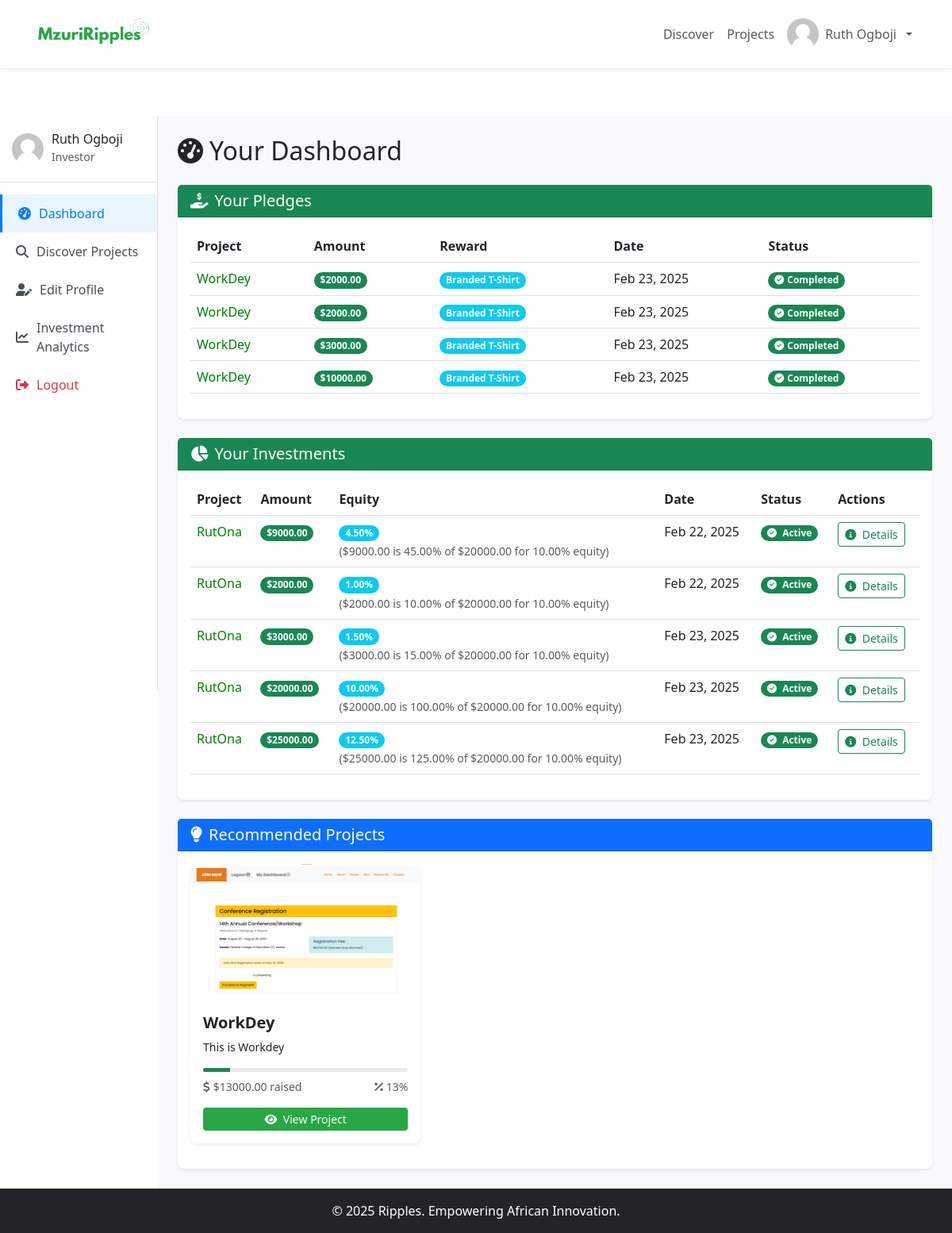
The app's page /dashboard/ (signed in), older data.
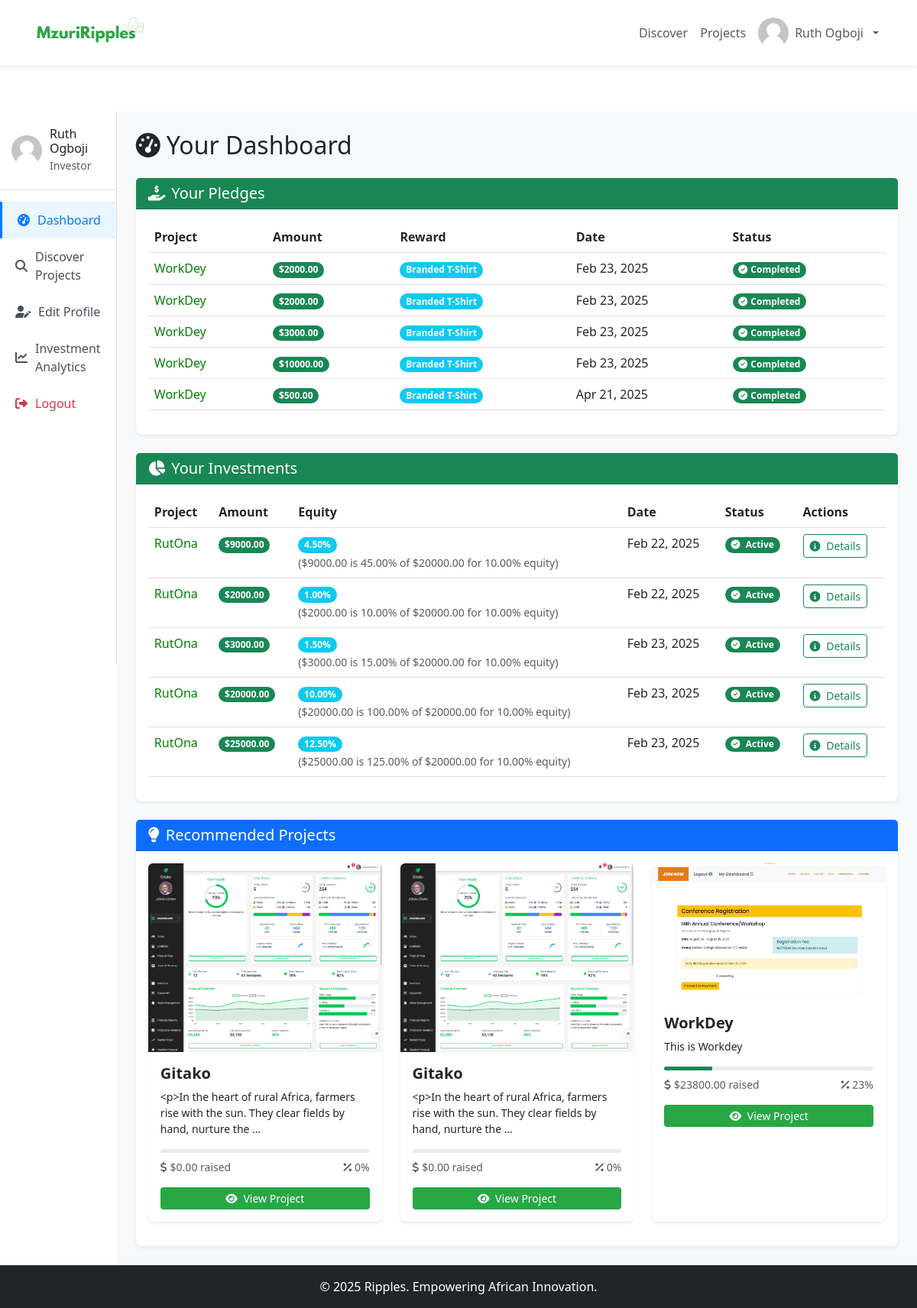
The same page, newer data.
### projects/models.py (models this page shows, shortened)
class Pledge(models.Model):
    project = models.ForeignKey(Project, on_delete=models.CASCADE, related_name='pledges')
    backer = models.ForeignKey(settings.AUTH_USER_MODEL, on_delete=models.CASCADE)
    amount = models.DecimalField(max_digits=10, decimal_places=2)
    reward = models.ForeignKey(Reward, on_delete=models.SET_NULL, null=True, blank=True)
    pledged_at = models.DateTimeField(auto_now_add=True)

class Project(models.Model):
    title = models.CharField(max_length=200)
    description = RichTextField()  # Changed from TextField to RichTextField
    funding_goal = models.DecimalField(max_digits=10, decimal_places=2)
    amount_raised = models.DecimalField(max_digits=10, decimal_places=2, default=0)
    total_investment_raised = models.DecimalField(max_digits=10, decimal_places=2, default=0)
    created_at = models.DateTimeField(default=timezone.now)
    deadline = models.DateTimeField()
    creator = models.ForeignKey(settings.AUTH_USER_MODEL, on_delete=models.CASCADE, related_name='projects_created')
    image = models.ImageField(upload_to='project_images/')
    category = models.ForeignKey(Category, on_delete=models.SET_NULL, null=True, blank=True)
    funding_type = models.ForeignKey(FundingType, on_delete=models.SET_NULL, null=True)
    location = models.CharField(max_length=100, blank=True, null=True)
    short_description = models.CharField(max_length=255, blank=True, null=True)
    video_url = models.URLField(blank=True, null=True)

class Reward(models.Model):
    project = models.ForeignKey(Project, on_delete=models.CASCADE, related_name='rewards')
    title = models.CharField(max_length=200)
    description = models.TextField()
    amount = models.DecimalField(max_digits=10, decimal_places=2)

class Investment(models.Model):
    STATUS_CHOICES = [
        ('active', 'Active'),
        ('pending', 'Pending'),
        ('completed', 'Completed'),
        ('failed', 'Failed'),
    ]
    project = models.ForeignKey(Project, on_delete=models.CASCADE, related_name='investments')
    investor = models.ForeignKey(settings.AUTH_USER_MODEL, on_delete=models.CASCADE)
    amount = models.DecimalField(max_digits=10, decimal_places=2)
    equity_percentage = models.DecimalField(max_digits=6, decimal_places=2, default=0)
    actual_return = models.DecimalField(max_digits=5, decimal_places=2, null=True)
    terms = models.ForeignKey(InvestmentTerm, on_delete=models.SET_NULL, null=True)
    status = models.CharField(max_length=20, choices=STATUS_CHOICES, default='pending')
    created_at = models.DateTimeField(auto_now_add=True)
    is_counted = models.BooleanField(default=False)
    def save(self, *args, **kwargs):
        try:
            is_new = self.pk is None
            previous_status = None
            if not is_new:
                previous_status = Investment.objects.get(pk=self.pk).status
            if not self.terms and self.project:
                self.terms = self.project.investment_terms.first()
            with transaction.atomic():
                super().save(*args, **kwargs)
                if self.status == 'active' and previous_status != 'active':
                    Project.objects.filter(pk=self.project.pk).update(
                        amount_raised=F('amount_raised') + self.amount,
                        total_investment_raised=F('total_investment_raised') + self.amount
                    )
                elif previous_status == 'active' and self.status != 'active':
                    Project.objects.filter(pk=self.project.pk).update(
                        amount_raised=F('amount_raised') - self.amount,
                        total_investment_raised=F('total_investment_raised') - self.amount
                    )
        except Exception as e:
            raise ValidationError(f"Error saving investment: {str(e)}")

class InvestmentTerm(models.Model):
    project = models.ForeignKey(Project, on_delete=models.CASCADE, related_name='investment_terms')
    equity_offered = models.DecimalField(max_digits=5, decimal_places=2, help_text="Percentage of equity offered")
    minimum_investment = models.DecimalField(max_digits=10, decimal_places=2)
    maximum_investment = models.DecimalField(max_digits=10, decimal_places=2, null=True, blank=True,
                                           help_text="Maximum investment amount allowed (optional)")
    valuation = models.DecimalField(max_digits=10, decimal_places=2, help_text="Project valuation in USD")
    deadline = models.DateTimeField()

### projects/views.py (the view, shortened to what this page needs)
# urls.py: path('dashboard/', views.dashboard, name='dashboard'),
@login_required
def dashboard(request):
    user = request.user
    now = timezone.now()
    context = {
        'now': now,
    }
    pledges = Pledge.objects.filter(backer=user).select_related('project', 'reward')
    context['pledges'] = pledges
    investments = Investment.objects.filter(investor=user).select_related('project', 'terms')
    for investment in investments:
        if not investment.equity_percentage:
            funding_percentage = (investment.amount / investment.project.funding_goal) * 100
            investment.equity_percentage = (funding_percentage / 100) * investment.terms.equity_offered
            investment.save()
    context['investments'] = investments
    if user.user_type == 'investor':
        preferred_industries = []
        if hasattr(user, 'investorprofile') and user.investorprofile.preferred_industries:
            preferred_industries = user.investorprofile.preferred_industries.split(',')
            preferred_industries = [industry.strip() for industry in preferred_industries]
        recommended_projects = Project.objects.filter(
            deadline__gte=now
        ).exclude(
            investments__investor=user
        ).annotate(
            percent_funded=ExpressionWrapper(
                (F('amount_raised') * 100.0) / F('funding_goal'),
                output_field=FloatField()
            )
        ).order_by('-created_at')[:6]
        context['recommended_projects'] = recommended_projects
    return render(request, 'dashboard.html', context)

### projects/context_processors.py (called while the page is built)
def site_settings(request):
    try:
        settings = SiteSettings.load()
        return {'site_settings': settings}
    except:
        return {'site_settings': None}

### projects/models.py (called while the page is built)
    @classmethod
    def load(cls):
        obj, created = cls.objects.get_or_create(pk=1)
        return obj

### projects/templatetags/project_tags.py (called while the page is built)
@register.filter
def percentage(value, max_value):
    try:
        if not max_value or float(max_value) == 0:
            return 0
        value = float(value)
        max_value = float(max_value)
        result = min(100, int((value / max_value) * 100))  # Cap at 100%
        return result
    except (ValueError, TypeError, ZeroDivisionError):
        return 0

@register.filter
def multiply(value, arg):
    return float(value) * float(arg)

@register.filter
def divide(value, arg):
    if float(arg) == 0:
        return 0
    return float(value) / float(arg)

### projects/templates/dashboard.html (shortened to what the changed rows need)
{% extends 'base.html' %}
{% load project_tags %}
{% block content %}
<div class="dashboard-container">
    <div class="main-content">
        <div class="d-flex justify-content-between align-items-center mb-4">
            <h2 class="mb-0"><i class="fas fa-tachometer-alt me-2"></i>Your Dashboard</h2>
        </div>
        {% if pledges %}
        <div class="card mb-4 shadow-sm border-0 rounded-3">
            <div class="card-body">
                <div class="table-responsive">
                    <table class="table table-hover">
                        <thead>
                            <tr>
                                <th>Project</th>
                                <th>Amount</th>
                                <th>Reward</th>
                                <th>Date</th>
                                <th>Status</th>
                            </tr>
                        </thead>
                        <tbody>
                            {% for pledge in pledges %}
                            <tr>
                                <td><a href="{% url 'project_detail' pledge.project.id %}" class="text-decoration-none" style="color: green;">{{ pledge.project.title }}</a></td>
                                <td><span class="badge bg-success rounded-pill">${{ pledge.amount }}</span></td>
                                <td>{% if pledge.reward %}<span class="badge bg-info rounded-pill">{{ pledge.reward.title }}</span>{% else %}<span class="badge bg-secondary rounded-pill">No reward</span>{% endif %}</td>
                                <td>{{ pledge.pledged_at|date:"M d, Y" }}</td>
                                <td><span class="badge bg-success rounded-pill"><i class="fas fa-check-circle me-1"></i>Completed</span></td>
                            </tr>
                            {% endfor %}
                        </tbody>
                    </table>
                </div>
            </div>
        </div>
        {% endif %}
        {% if investments %}
        <div class="card shadow-sm border-0 rounded-3">
            <div class="card-body">
                <div class="table-responsive">
                    <table class="table table-hover">
                        <thead>
                            <tr>
                                <th>Project</th>
                                <th>Amount</th>
                                <th>Equity</th>
                                <th>Date</th>
                                <th>Status</th>
                                <th>Actions</th>
                            </tr>
                        </thead>
                        <tbody>
                            {% for investment in investments %}
                            <tr>
                                <td><a href="{% url 'project_detail' investment.project.id %}" class="text-decoration-none" style="color: green;">{{ investment.project.title }}</a></td>
                                <td><span class="badge bg-success rounded-pill">${{ investment.amount }}</span></td>
                                <td>
                                    <span class="badge bg-info rounded-pill">
                                        {{ investment.equity_percentage|floatformat:2 }}%
                                    </span>
                                    <br>
                                    <small class="text-muted">
                                        (${{ investment.amount|floatformat:2 }} is {{ investment.amount|multiply:100|divide:investment.project.funding_goal|floatformat:2 }}% of ${{ investment.project.funding_goal }} for {{ investment.terms.equity_offered }}% equity)
                                    </small>
                                </td>
                                <td>{{ investment.created_at|date:"M d, Y" }}</td>
                                <td>
                                    <span class="badge rounded-pill
                                        {% if investment.status == 'pending' %}bg-warning
                                        {% elif investment.status == 'active' %}bg-success
                                        {% elif investment.status == 'rejected' %}bg-danger
                                        {% else %}bg-secondary{% endif %}">
                                        {% if investment.status == 'pending' %}<i class="fas fa-clock me-1"></i>
                                        {% elif investment.status == 'active' %}<i class="fas fa-check-circle me-1"></i>
                                        {% elif investment.status == 'rejected' %}<i class="fas fa-times-circle me-1"></i>
                                        {% else %}<i class="fas fa-question-circle me-1"></i>{% endif %}
                                        {{ investment.get_status_display }}
                                    </span>
                                </td>
                                <td>
                                    <a href="{% url 'investment_detail' investment.id %}" class="btn btn-sm btn-outline-success">
                                        <i class="fas fa-info-circle me-1"></i> Details
                                    </a>
                                </td>
                            </tr>
                            {% endfor %}
                        </tbody>
                    </table>
                </div>
            </div>
        </div>
        {% endif %}
        {% if user.user_type == 'investor' and recommended_projects %}
        <div class="card mt-4 shadow-sm border-0 rounded-3">
            <div class="card-body">
                <div class="row">
                    {% for project in recommended_projects %}
                    <div class="col-md-4 mb-3">
                        <div class="card h-100 shadow-sm border-0 rounded-3 hover-shadow">
                            {% if project.image %}
                            <img src="{{ project.image.url }}" class="card-img-top rounded-top" alt="{{ project.title }}">
                            {% else %}
                            <div class="bg-light text-center py-5 rounded-top">
                                <i class="fas fa-project-diagram fa-3x text-muted"></i>
                            </div>
                            {% endif %}
                            <div class="card-body">
                                <h5 class="card-title fw-bold">{{ project.title }}</h5>
                                <p class="card-text small">{{ project.description|truncatechars:100 }}</p>
                                <div class="progress mb-2" style="height: 5px; border-radius: 3px;">
                                    <div class="progress-bar bg-success" style="width: {{ project.amount_raised|percentage:project.funding_goal }}%"></div>
                                </div>
                                <div class="d-flex justify-content-between small text-muted mb-3">
                                    <span><i class="fas fa-dollar-sign me-1"></i>${{ project.amount_raised }} raised</span>
                                    <span><i class="fas fa-percentage me-1"></i>{{ project.amount_raised|percentage:project.funding_goal }}%</span>
                                </div>
                                <a href="{% url 'project_detail' project.id %}" class="btn btn-sm btn-primary w-100">
                                    <i class="fas fa-eye me-1"></i> View Project
                                </a>
                            </div>
                        </div>
                    </div>
                    {% endfor %}
                </div>
            </div>
        </div>
        {% endif %}
</div>
{% endblock %}

Row changes from the older to the newer data that the page shows:
added Pledge: project "WorkDey", amount "500.00", reward "Branded T-Shirt", pledged_at "Apr 21, 2025"
added Project: image (picture), title "Gitako", description "<p>In the heart of rural Africa, farmers rise with the sun. They clear fields by hand, nurture the …", amount_raised "0.00", amount_raised|percentage "0"
added Project: image (picture), title "Gitako", description "<p>In the heart of rural Africa, farmers rise with the sun. They clear fields by hand, nurture the …", amount_raised "0.00", amount_raised|percentage "0"
changed Project "WorkDey": amount_raised "13000.00" → "23800.00"; amount_raised|percentage "13" → "23"
